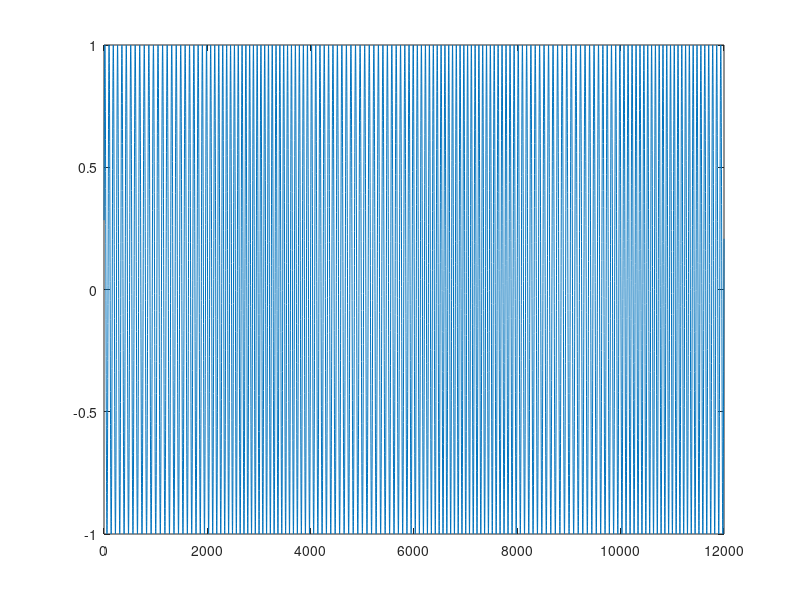

MATLAB code to generate this figure: (Note: this script raises an error after producing the figure.)

N = 12000;
fs = 4000;
rng(0)
t = 0:1/fs:(N-1)/fs;
phi = 50*t + 5/(2*pi)*cos(2*pi*t);
%phi = 50*t;
A = ones(1,N);

K = 1;

x = cos(2*pi*phi);
%subs = {'Const','Bump','Tanh','Trigo'};
subs = {'Const'};
for k=2:K
    haf = sample_haf(t,subs);

    x = x + haf.*cos(2*pi*k*phi);

end

plot(x)


true = A.*x;

true = true - mean(true);

L = 0.05*N;

true = true';
SNR = Inf;
r = 10^(-SNR/20)*std(x)*randn(N,1);
Lmin = round(L/4);
Lmax = round(L/2);

st = 0.5*N;
st1 = round(N/4-0.05*N) + randi(0.1*N);
st2 = round(N/2-0.05*N) + randi(0.1*N);
st3 = round(3*N/4-0.05*N) + randi(0.1*N);

N = length(true);
x = true;

%x = true + 10^(-10/20)*std(x)*randn(1,N)';

Ll = floor(randfixedsum(3,1,L,Lmin,Lmax)');
ed = st + L - 1;
ed1 = st1 + Ll(1) - 1;
ed2 = st2 + Ll(2) - 1;
ed3 = st3 + Ll(3) - 1;

x(st:ed) = 0;
%x(st1:ed1) = 0;
%x(st2:ed2) = 0;
%x(st3:ed3) = 0;

plot(x)

[sth,Lh] = missing_ints(x,0.01*fs,0);

[~,fh] = compute_sigma(true);
Th = N/fh;
%M = 100;
%K = floor(2.5*M);
%M = floor(3*Th);
%K = floor(0.9*Th);
%M = floor(3*Th);
%K = floor(2.5*M);
M = 0;K = 0;
for i=1:10
    sigma = 10^i;
    params = struct('M',M,'K',K,'sigma',sigma);
    imp_edmd = impute_edmd(x,sth,Lh,params);

    errors_ref = compute_errors(true,x,sth,Lh,{'mae','mse','rmse','sim'});
    errors_edmd = compute_errors(true,imp_edmd,sth,Lh,{'mae','mse','rmse','sim'});

    figure(1)
    plot(t,true,'r-')
    hold on
    plot(t,x,'k--')
    plot(t,imp_edmd,'b-')
    legend('true','missing','imputed EDMD')
    title(num2str(sigma))
    hold off
    pause()
end